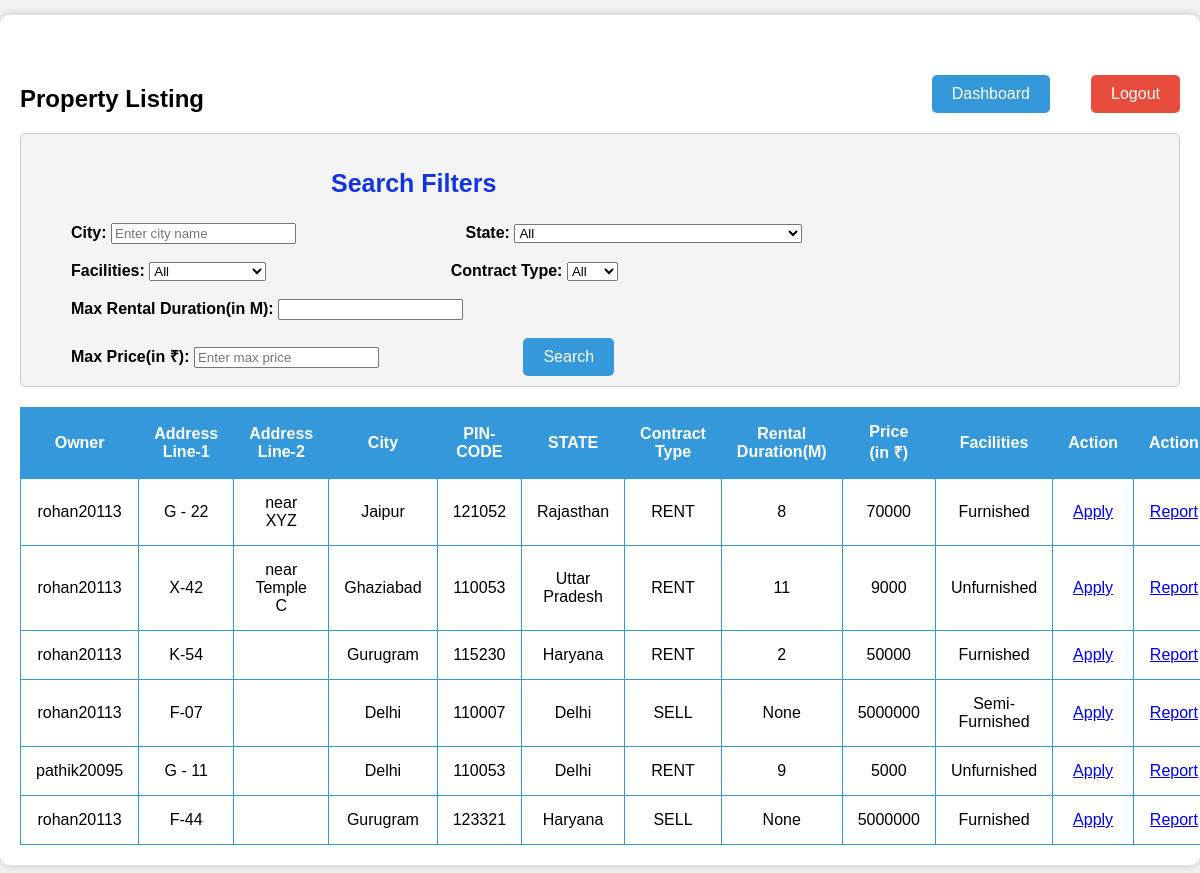
The app's page /search_properties/ (signed in), older data.
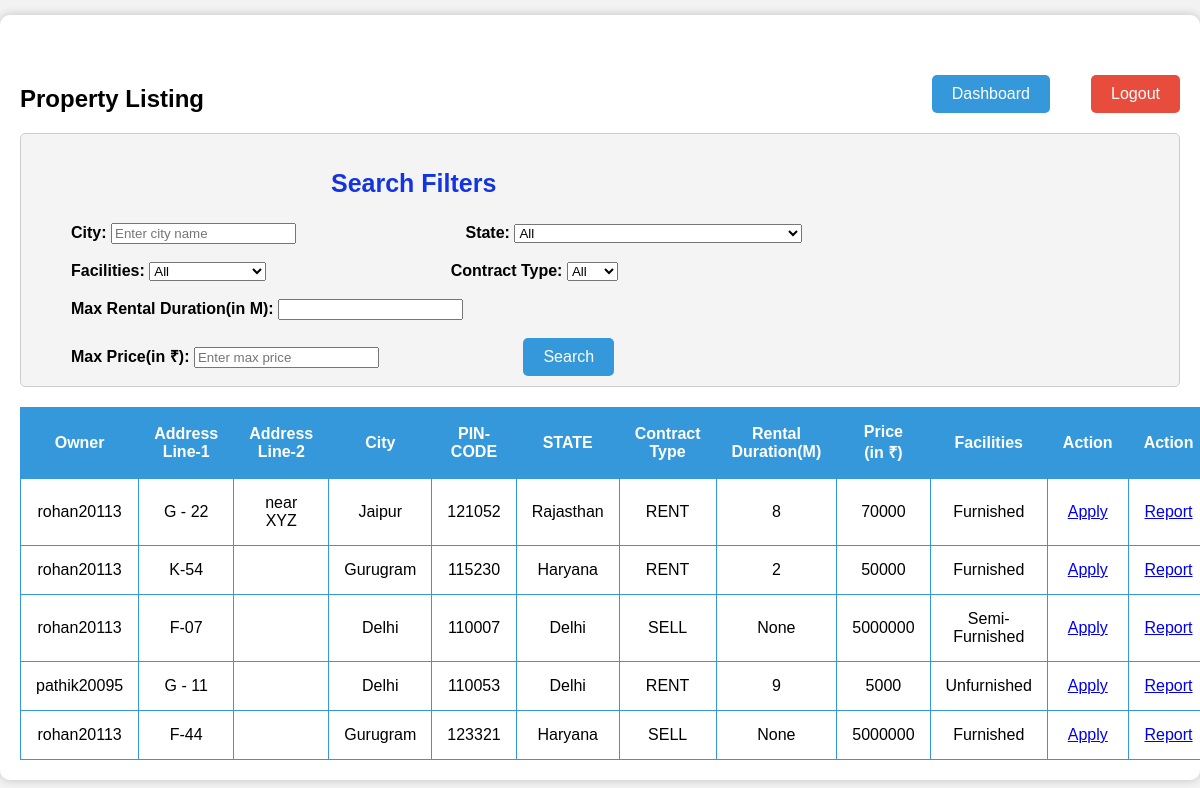
The same page, newer data.
### project_app/models.py (models this page shows, shortened)
class Property(models.Model):
    owner = models.CharField(max_length=30,  null= False, blank=False, default = None)
    address_line_1 = models.CharField(max_length=30,  null= False, blank=False, default = None)
    address_line_2 = models.CharField(max_length=30,  null= False, blank=True, default = '')
    state = models.CharField(max_length=30,  null= False, blank=False, default = None)
    city = models.CharField(max_length=30,  null= False, blank=False, default = None)
    pincode = models.CharField(max_length=6,  null= False, blank=False, default = None)
    type = models.CharField(max_length=4,  null= False, blank=False, default = None)
    duration = models.DecimalField(decimal_places=0, max_digits=3, validators=[MaxValueValidator(limit_value=240)], null = True, blank = True, default = None)
    price = models.DecimalField(decimal_places=0, max_digits=10, null = True, blank = True, default= 0)
    facilities = models.CharField(max_length=20,  null= False, blank=False, default = None)

### project_app/views.py (the view)
# urls.py: path("search_properties/", views.search_properties, name="search_properties_page"),
def search_properties(request):
    request.session['transaction_ekyc'] = None
    if(request.method == 'POST'):
        username = request.session.get('username')
        if(request.session.get('email_kyc') is None):
            return redirect('logout_page')
        if(username is None):
            return redirect('/login')
    else:
        username = request.session.get('username')
        if(request.session.get('email_kyc') is None):
            return redirect('logout_page')
        if(username is None):
            return redirect('/login')
        my_properties_list = []
        properties = list(Property.objects.values())
        for i in range(len(properties)):
            if(properties[i]['owner'] !=username and properties[i]['type'] in ['SELL', 'RENT']):
                my_properties_list.append(properties[i])
        applications = list(PropertyApplications.objects.values())
        user_details = [{'user': username}]
        return render(request, 'search_properties.html', {'properties':my_properties_list, 'applications':applications, 'user': user_details})

### project_app/templates/search_properties.html (shortened to what this page needs)
<!DOCTYPE html>
<html>
<head>
</head>
<body>
    <div class="container">
        <div>
            <h2 style="margin-top: 50px;">Property Listing</h2>
            <a class="dashboard-button" href="/dashboard">Dashboard</a>
            <a class="logout-button" href="/logout">Logout</a>
        </div>
        <div class="filter-container">
            <h3 style="margin-left:300px;text-shadow: #1e6aae;text-underline-position: auto;font-size: 25px;
            width: fit-content;color: #1235e1;">Search Filters</h3>
            <label class="filter-label"  for="filter-city">City:</label>
            <input type="text" id="filter-city" placeholder="Enter city name">
            <label class="filter-label-third" for="filter-state">State:</label>
            <select id="filter-state">
                <option value="">All</option>
            </select>
            <br></br>
            <label class="filter-label" for="filter-facilities">Facilities:</label>
            <select id="filter-facilities">
                <option value="">All</option>
            </select>
            <label class="filter-label-second" for="filter-type">Contract Type:</label>
            <select id="filter-type">
                <option value="">All</option>
            </select>
            <br></br>
            <label class = "filter-label" for="filter-duration">Max Rental Duration(in M):</label>
            <input type="number" id="filter-duration" name="duration" min="0">
            <br></br>
            <label class="filter-label" for="filter-price">Max Price(in ₹):</label>
            <input type="number" id="filter-price" placeholder="Enter max price" min="0">
            <button type="button" class="search-button" id="search-button">Search</button>
        </div>
        <div class="scroll-container">
            <table>
                <thead>
                    <tr>
                        <th>Owner</th>
                        <th>Address Line-1</th>
                        <th>Address Line-2</th>
                        <th>City</th>
                        <th>PIN-CODE</th>
                        <th>STATE</th>
                        <th>Contract Type</th>
                        <th>Rental Duration(M)</th>
                        <th>Price (in ₹)</th>
                        <th>Facilities</th>
                        <th>Action</th>
                        <th>Action</th>
                    </tr>
                </thead>
                <tbody>
                    {% for property in properties %}
                    <tr>
                        <td>{{ property.owner }}</td>
                        <td>{{ property.address_line_1 }}</td>
                        <td>{{ property.address_line_2 }}</td>
                        <td>{{ property.city }}</td>
                        <td>{{ property.pincode }}</td>
                        <td>{{ property.state }}</td>
                        <td>{{ property.type }}</td>
                        <td>{{ property.duration }}</td>
                        <td>{{ property.price }}</td>
                        <td>{{ property.facilities }}</td>
                        <td>
                            <a id = 'action_available' href="/apply_property_deal/{{property.id}}">Apply</a>
                        </td>
                        <td>
                            <a id = 'action_available' href="/report_listing/{{property.id}}">Report</a>
                        </td>
                    </tr>
                    {% endfor %}
                </tbody>
            </table>
        </div>
    </div>
</body>
</html>

Row changes from the older to the newer data that the page shows:
no longer on this page (row edited): Property: owner "rohan20113", address_line_1 "X-42", address_line_2 "near Temple C", city "Ghaziabad", pincode "110053", state "Uttar Pradesh", type "RENT", duration "11", price "9000", facilities "Unfurnished"
